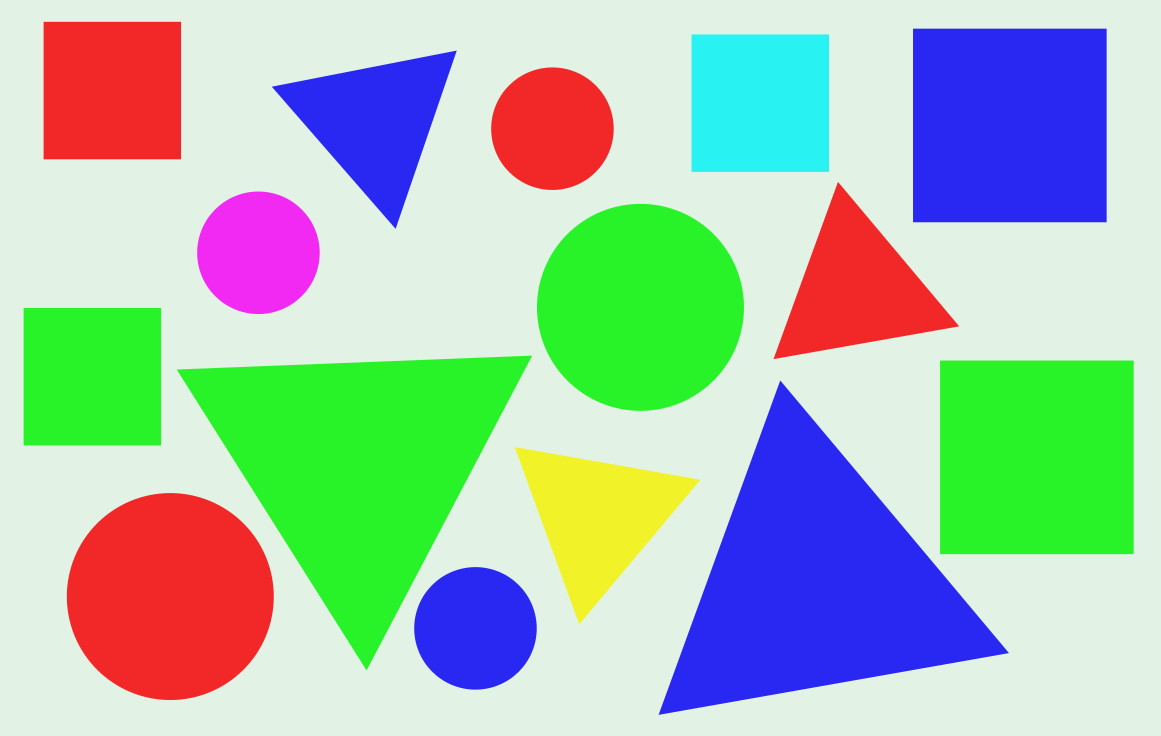
#> input picture assets/professors_ref_imgs/shapes.png, 2322 x 1472 px, found by its file name (shown at 1/2 size)
$ python proj_masking.py
#> lines starting #> are read from the running program, lines starting #| are printed output that depends on the picture; after the words box and inside, x2 and y2 are one past the last pixel; in counts of white or black regions, pixels touching at a corner belong together
"""color masking and bitwise operations and trackbars for real-time adjustment of HSV values for color detection, allowing the user to fine-tune the color detection in real-time"""
import cv2
import numpy as np


img = cv2.imread("assets/professors_ref_imgs/shapes.png")
#> img is the input picture: shape (1472, 2322, 3); mean B, G, R 177.7, 192.1, 166.4
img_fit = cv2.resize(img, (300, 300))
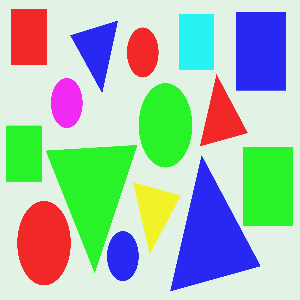
#> img_fit: shape (300, 300, 3); mean B, G, R 177.5, 192.1, 166.4

#function to bypass the input at ideal time
def eat_fivestar_do_nothing(x):
    pass

#just a thought
def save_result(result_vs_original_vs_mask, count):
    cv2.imwrite(f"Results/object_detection/original_result_mask_{count}.png", result_vs_original_vs_mask)  # Save the result image
    count += 1  # Increment the counter for the next save
    return count

cv2.namedWindow("Color Adjustment")
#create trackbars for adjusting the lower and upper bounds of the HSV values for color detection, allowing the user to fine-tune the color detection in real-time
cv2.createTrackbar("Lower Hue", "Color Adjustment", 0, 255, eat_fivestar_do_nothing)
#> slider 'Lower Hue' is set to 51
cv2.createTrackbar("Lower Saturation", "Color Adjustment", 0, 255, eat_fivestar_do_nothing)
#> slider 'Lower Saturation' is set to 51
cv2.createTrackbar("Lower Value", "Color Adjustment", 0, 255, eat_fivestar_do_nothing)
#> slider 'Lower Value' is set to 51
# Set the default upper values to 255 by default just to see the functionality of the trackbars, allowing the user to adjust them as needed for better color detection results
cv2.createTrackbar("Upper Hue", "Color Adjustment", 255, 255, eat_fivestar_do_nothing)
cv2.createTrackbar("Upper Saturation", "Color Adjustment", 255, 255, eat_fivestar_do_nothing)
cv2.createTrackbar("Upper Value", "Color Adjustment", 255, 255, eat_fivestar_do_nothing)

#save button functionality: allowing the user to press button to save the current result image with a unique filename, incrementing the counter each time to avoid overwriting previous results


count = 0  # Initialize a counter for saving results with unique filenames
while True:
    hvs_img = cv2.cvtColor(img_fit, cv2.COLOR_BGR2HSV)
#> hvs_img: shape (300, 300, 3); mean H, S, V 66.3, 106.5, 242

    # Get the current positions of the trackbars
    lower_hue = cv2.getTrackbarPos("Lower Hue", "Color Adjustment")
    lower_saturation = cv2.getTrackbarPos("Lower Saturation", "Color Adjustment")
    lower_value = cv2.getTrackbarPos("Lower Value", "Color Adjustment")
    upper_hue = cv2.getTrackbarPos("Upper Hue", "Color Adjustment")
    upper_saturation = cv2.getTrackbarPos("Upper Saturation", "Color Adjustment")
    upper_value = cv2.getTrackbarPos("Upper Value", "Color Adjustment")

    lower_bound = np.array([lower_hue, lower_saturation, lower_value])
    upper_bound = np.array([upper_hue, upper_saturation, upper_value])

    mask = cv2.inRange(hvs_img, lower_bound, upper_bound)
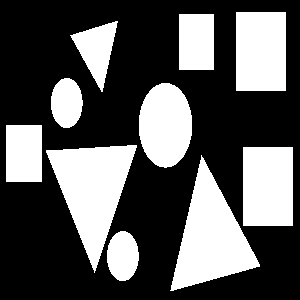
#> mask: shape (300, 300); 34.7% white; 10 white regions, largest, box (x1, y1, x2, y2) and area: (170, 155, 260, 291) 5802, (46, 145, 137, 273) 5785, (236, 12, 286, 91) 3950
    mask_bgr = cv2.cvtColor(mask, cv2.COLOR_GRAY2BGR) # hconcat requires the same number of channels, so we convert the mask to BGR format
    result = cv2.bitwise_and(img_fit, img_fit, mask=mask)
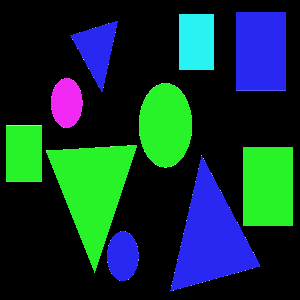
#> result: shape (300, 300, 3); mean B, G, R 49.6, 52.9, 16.9

    result_vs_original_vs_mask = cv2.hconcat([img_fit, result, mask_bgr])  # Concatenate original and result images side by side
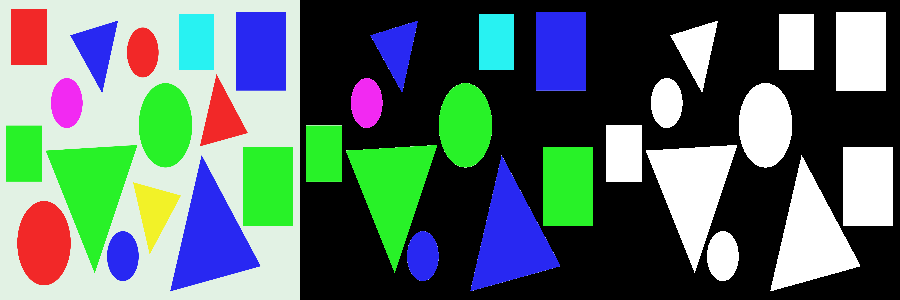
#> result_vs_original_vs_mask: shape (300, 900, 3); mean B, G, R 105.2, 111.1, 90.6
    cv2.imshow("Original vs Result vs Mask", result_vs_original_vs_mask)  # Display the concatenated image
    #cv2.imshow("Image", result)
    cv2.imshow("Mask", mask)
    #cv2.imshow("Original Image", img_fit)
    key = cv2.waitKey(1) & 0xFF
#> (key q is pressed here)
    if key == ord('s'):
        count = save_result(result_vs_original_vs_mask, count)  # Save the result image and update the counter

    elif key == ord('q'):
        break

cv2.destroyAllWindows()
